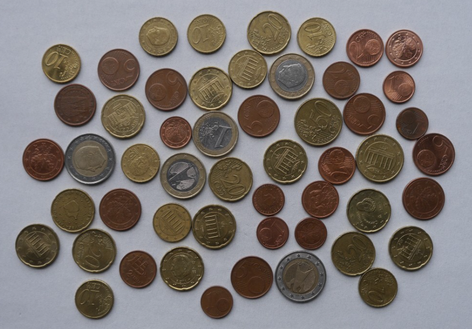
#> input picture opencv/pil_and_opencv/coins.png, 472 x 329 px, shrunk from 907 x 632 before the run
$ jupyter execute task4.ipynb   (shell and % lines are left out)
#> lines starting #> are read from the running program, lines starting #| are printed output that depends on the picture; after the words box and inside, x2 and y2 are one past the last pixel; in counts of white or black regions, pixels touching at a corner belong together
[cell 1]
import numpy as np
import cv2
import matplotlib.pyplot as plt
from scipy import ndimage as ndi
from skimage.segmentation import watershed
from skimage.feature import peak_local_max
from skimage import morphology
from skimage.measure import label

## Сегментация водораздела (англ. Watershed Segmentation)

##### это один из самых популярных алгоритмов сегментации изображений, обычно используемый, когда мы хотим решить одну из самых сложных операций в обработке изображений — разделение похожих объектов на изображении, которые соприкасаются друг с другом. Чтобы было это легко понять, представьте изображение в градациях серого как топографическую поверхность, и на этом изображении значения пикселей с высокой интенсивностью представляют собой пики (белые области), тогда как значения с низкой интенсивностью представляют долины — локальные минимумы (черные области).

##### Итак, представьте теперь, что начинаем заполнять всю долину водой, и через некоторое время вода, поступающая из разных долин, начнет сливаться. Чтобы этого избежать, нужно построить барьеры в местах слияния воды, поэтому барьеры называются линиями бассейна и используются для определения границ сегмента. Когда заливка воды наполняется с самого высокого пика, мы останавливаем заливку водой. В конце процесса будут видны только линии водораздела, и это будет окончательный результат сегментации. Таким образом, целью водораздела является выявление линий водораздела и сегментированного изображения.

[cell 2]
coins = cv2.imread('coins.png', cv2.IMREAD_GRAYSCALE)
#> coins: shape (329, 472); min 14, max 196, mean 121.3
plt.imshow(coins, cmap='gray')

[cell 3]
_, thresh_global = cv2.threshold(coins, 127, 255, cv2.THRESH_BINARY)
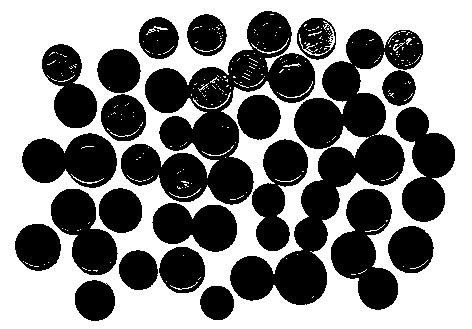
#> thresh_global: shape (329, 472); 51.8% white; 24 black regions (1 under 20 px), largest, box (x1, y1, x2, y2) and area: (230, 29, 423, 305) 16080, (121, 11, 315, 205) 14992, (331, 189, 398, 310) 4630
plt.imshow(thresh_global, cmap='gray')

[cell 4]
img_bitwise=cv2.bitwise_not(thresh_global)
plt.imshow(img_bitwise, cmap='gray')

[cell 5]
def printImgs(imgs):
    fig = plt.figure(figsize=(8,24), dpi=250)
    img_len = len(imgs)
    for idx, img in enumerate(imgs):
        fig.add_subplot(img_len, 1, idx + 1)
        plt.imshow(img, cmap='gray')

[cell 6]
rect_kernel = cv2.getStructuringElement(cv2.MORPH_RECT,(5,5))
ellipse_kernel = cv2.getStructuringElement(cv2.MORPH_ELLIPSE,(5,5))
cross_kernel = cv2.getStructuringElement(cv2.MORPH_CROSS,(5,5))
kernel = np.ones((6, 6), np.uint8)

kernels = [ellipse_kernel, cross_kernel, rect_kernel, kernel]

plots = list()
for k in kernels:
    closing = cv2.morphologyEx(img_bitwise, cv2.MORPH_CLOSE, k)
    plots.append(closing)
#> after the loop, plots = 4 items

printImgs(plots)
#> in printImgs, `img_len = len(imgs)`: img_len = 4
#> the loop in printImgs, `for idx, img in enumerate(imgs):` made 4 passes

[cell 7]
plots = list()
for k in kernels:
    erosion = cv2.erode(img_bitwise, kernel, iterations = 10)
    closing = cv2.morphologyEx(img_bitwise, cv2.MORPH_CLOSE, k)
    plots.append(closing)

printImgs(plots)
#> the loop in printImgs (call 2), `for idx, img in enumerate(imgs):` made 4 passes

[cell 8]
plt.rcParams['figure.dpi'] = 200

[cell 9]
# Морфологическое закрытие - MORPH_CLOSE
closing = cv2.morphologyEx(img_bitwise, cv2.MORPH_CLOSE, kernel)
#> closing: shape (329, 472); 50.9% white; 18 black regions, largest, box (x1, y1, x2, y2) and area: (0, 0, 472, 329) 66941, (89, 170, 173, 262) 2751, (235, 102, 300, 187) 1783
plt.imshow(closing, cmap='gray')

##### Теперь нужно попытаться разделить соприкасающиеся объекты и создать границу между ними. Идея состоит в том, чтобы создать границу как можно дальше от центров перекрывающихся объектов. Затем мы воспользуемся техникой, называемой преобразованием расстояния. Это оператор, который обычно принимает двоичные изображения в качестве входных данных, а интенсивность пикселей точек внутри областей переднего плана заменяется их расстоянием до ближайшего пикселя с нулевой интенсивностью (фоновый пиксель). Для этого мы можем использовать функцию distance_transform_edt() из библиотеки scipy. Эта функция вычисляет точное преобразование евклидова расстояния:

### distance = ndi.distance_transform_edt(binary_img)

[cell 10]
# Точное преобразование евклидова расстояния.
# Эта функция вычисляет преобразование расстояния входных данных, заменяя каждый элемент переднего плана (ненулевой)
# его кратчайшим расстоянием до фона (любой элемент с нулевым значением).

# В дополнение к преобразованию расстояния можно рассчитать преобразование объекта.
# В этом случае индекс ближайшего к каждому элементу переднего плана элемента фона возвращается в отдельном массиве.

distance = ndi.distance_transform_edt(closing)
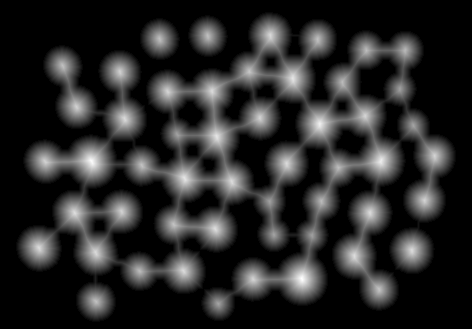
#> distance: shape (329, 472) float64; min 0, max 26.08, mean 4.1; drawn with min black and max white
plt.imshow(distance, cmap='gray')

##### Обратите внимание, что в преобразовании расстояния мы можем видеть белые пиксели, близкие к центру, эти пиксели имеют большее значение преобразования расстояния. Теперь нам нужно найти координаты пиков (локальных максимумов) белых областей на изображении. Для этого будем использовать функцию peak_local_max() из библиотеки scikit-image. Мы применим эту функцию к нашему изображению distance, и на выходе получим координаты локальных максимумов, которые будут использоваться в функции водораздела.

### local_max = peak_local_max(distance, min_distance=50)

[cell 11]
local_max = peak_local_max(distance, min_distance=40)
#> local_max = 22 rows, first 8: [278, 301], [160, 91], [123, 319], [161, 380], [78, 292], [177, 184], [135, 216], [229, 215]
local_max.shape[0]
#> Out = 22

[cell 12]
# Отобразите изображение с точками максимумов
plt.imshow(distance, cmap='gray')
plt.scatter(local_max[:, 1], local_max[:, 0], color='red', marker='o', s=10)  # Отметьте точки красными кругами
plt.title('Image with Local Maxima')
plt.show()

##### Следующим шагом является маркировка полученных значений для функции водораздела. Для этого воспользуемся функцией ndi.label() из библиотеки SciPy. Эта функция состоит из одного входного параметра, который представляет собой объект, подобный массиву, который нужно пометить. Любые ненулевые значения этого параметра считаются признаками, а нулевые значения считаются фоном. В нашей программе будем использовать координаты рассчитанного локального максимума. Переведем эти координаты в двумерный массив и функцией ndi.label()и случайным образом пометим все локальные максимумы разными положительными значениями, начиная с 1. Таким образом, если у нас получится 10 объектов на изображении, каждый из них будет помечен значением от 1 до 10.

### mask = np.zeros(distance.shape, dtype=bool)
### mask[tuple(local_max.T)] = True
### markers, _ = ndi.label(mask)

[cell 13]
mask = np.zeros(distance.shape, dtype=bool)
mask[tuple(local_max.T)] = True
markers, _ = ndi.label(mask)

[cell 14]
from scipy.ndimage.morphology import grey_dilation, generate_binary_structure, iterate_structure

strct = np.full((15, 15), True)

[cell 15]
# Создайте изображение с черным фоном
image = np.zeros_like(markers, dtype=np.uint8)

# Установите белые точки на изображении
image[markers > 0] = 255

# Отобразите изображение
plt.imshow(image, cmap='gray')

# Добавьте числа рядом с белыми точками
for i in range(markers.shape[0]):
    for j in range(markers.shape[1]):
        if markers[i, j] > 0:
            grey_dilation(image, footprint = strct, mode='wrap')
            plt.text(j, i, str(markers[i, j]), color='white', ha='left', va='center')
#> image: shape (329, 472); 0.01% white in thin lines or dots, all inside (x1, y1, x2, y2) = (74, 50, 425, 280)

plt.title('Image with Numbers')
plt.show()

[cell 16]
result_segmentation = watershed(-distance, markers, mask=closing)
#> result_segmentation: shape (329, 472) int32; 23 distinct labels, from 0 to 22

[cell 17]
# Укажите цвета для каждого объекта (от 1 до 52)
colors = np.random.rand(3)

# Отобразите каждый объект на изображении
image = np.zeros(result_segmentation.shape + (3,))
for i in range(1, 53):
    image[result_segmentation == i] = np.random.rand(3)

# Отобразите изображение
plt.imshow(image)
plt.show()
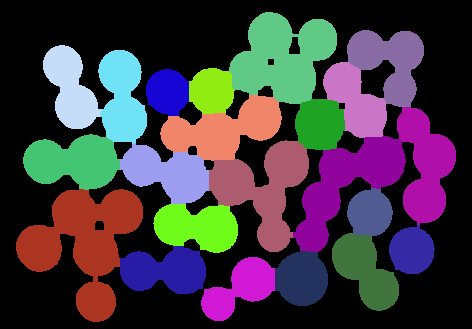
#> shown: shape (329, 472, 3) float64; mean R, G, B 0.257, 0.219, 0.257

[cell 18]
for label in np.unique(result_segmentation):
    if label == 0:
        continue
    mask = np.zeros(closing.shape, dtype="uint8")
    mask[result_segmentation == label] = 255
    cnts = cv2.findContours(mask, cv2.RETR_EXTERNAL, cv2.CHAIN_APPROX_SIMPLE)
    cnts = cnts[0] if len(cnts) == 2 else cnts[1]

    cv2.drawContours(coins, cnts, -1, (0,255,0), 3)
#> this loop made 23 passes
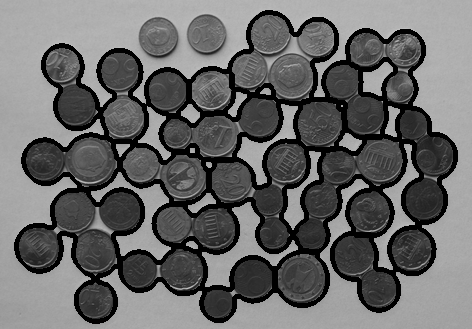
#> coins: shape (329, 472); min 0, max 196, mean 103.1
#> mask: shape (329, 472); 1.6% white; 1 white region, box (x1, y1, x2, y2) and area: (201, 257, 275, 321) 2542

[cell 19]
plt.imshow(coins)

[cell 20]
plt.imshow(coins, cmap='gray')

[cell 21]
my_oranges = cv2.imread('mnm.jpg', cv2.IMREAD_GRAYSCALE)
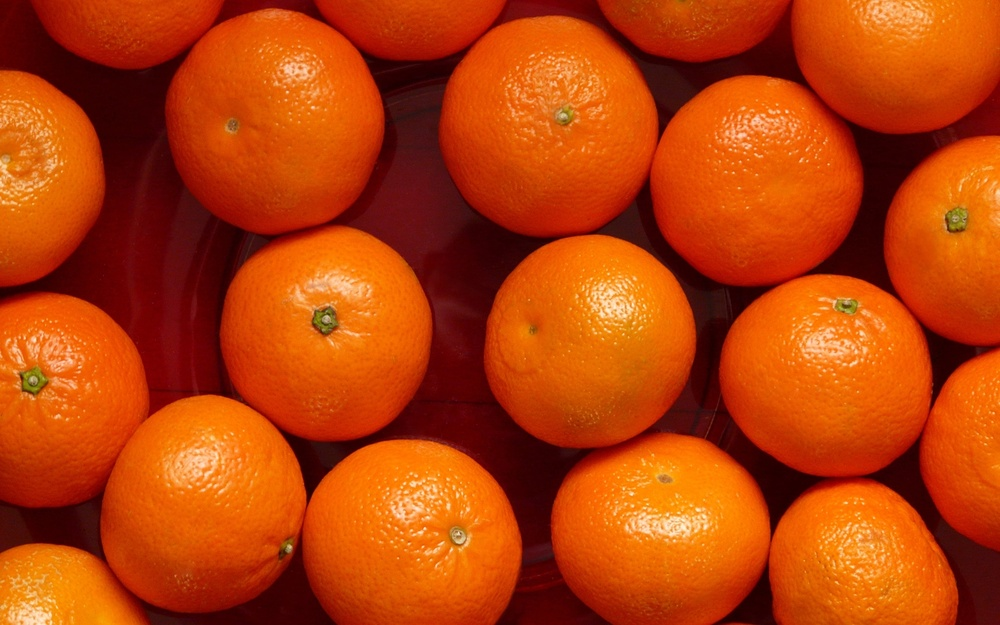
#> input picture opencv/pil_and_opencv/mnm.jpg, 1000 x 625 px, shrunk from 1920 x 1200 before the run
#> my_oranges: shape (625, 1000); min 7, max 244, mean 93.1
plt.imshow(my_oranges, cmap='gray')

[cell 22]
_, thresh_global = cv2.threshold(my_oranges, 50, 255, cv2.THRESH_BINARY)
#> thresh_global: shape (625, 1000); 75.2% white; 80 black regions (76 under 20 px), largest, box (x1, y1, x2, y2) and area: (0, 0, 1000, 625) 141246, (0, 470, 345, 625) 11985, (711, 552, 782, 625) 1767, (278, 550, 287, 560) 52
# img_bitwise=cv2.bitwise_not(thresh_global) - не нужно
img_bitwise = thresh_global
plt.imshow(thresh_global, cmap='gray')

[cell 23]
img_bitwise

[cell 24]
kernel = np.ones((7, 7), np.uint8)
 # Морфологическое закрытие
tmp = cv2.dilate(img_bitwise, kernel, iterations = 1)
#> tmp: shape (625, 1000); 80.4% white; 16 black regions (5 under 20 px), largest, box (x1, y1, x2, y2) and area: (288, 50, 610, 625) 40795, (0, 0, 300, 408) 39042, (599, 183, 839, 524) 10709
tmp = cv2.erode(tmp, kernel, iterations = 3)
#> tmp: shape (625, 1000); 66.7% white; 11 black regions, largest, box (x1, y1, x2, y2) and area: (279, 41, 626, 625) 63724, (0, 0, 319, 417) 54602, (590, 174, 848, 533) 23679
closing = cv2.morphologyEx(tmp, cv2.MORPH_CLOSE, kernel)
plt.imshow(closing, cmap='gray')

[cell 25]
distance = ndi.distance_transform_edt(closing, distances=120)
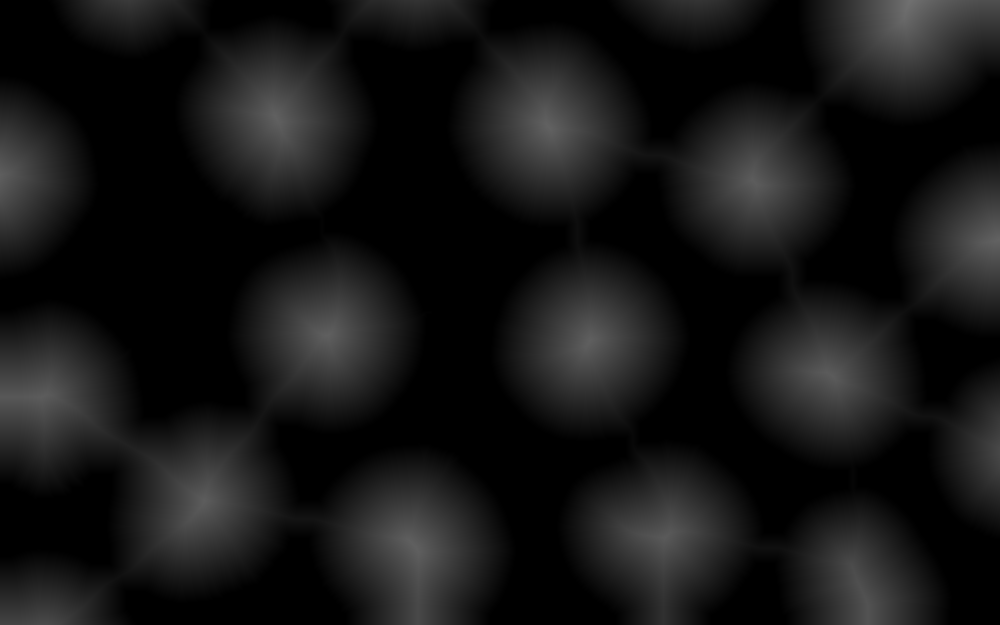
#> distance: shape (625, 1000) float64; min 0, max 112.4, mean 22
plt.imshow(distance, cmap='gray')

[cell 26]
local_max = peak_local_max(distance, min_distance=30)
#> local_max = [[127, 549], [116, 275], [335, 327], [546, 415], [339, 590], [500, 204], [180, 752], [397, 41], [374, 830], [537, 665]]
local_max.shape[0]
#> Out = 10

[cell 27]
plt.imshow(distance, cmap='gray')
plt.scatter(local_max[:, 1], local_max[:, 0], color='red', marker='o', s=20)  # Отметьте точки красными кругами
plt.title('Image with Local Maxima')
plt.show()

[cell 28]
mask = np.zeros(distance.shape, dtype=bool)
mask[tuple(local_max.T)] = True
markers, _ = ndi.label(mask)

[cell 29]
# Создайте изображение с черным фоном
image = np.zeros_like(markers, dtype=np.uint8)

# Установите белые точки на изображении
image[markers > 0] = 255

# Отобразите изображение
plt.imshow(image, cmap='gray')

# Добавьте числа рядом с белыми точками
for i in range(markers.shape[0]):
    for j in range(markers.shape[1]):
        if markers[i, j] > 0:
            grey_dilation(image, footprint = strct, mode='wrap')
            plt.text(j, i, str(markers[i, j]), color='white', ha='left', va='center')
#> image: shape (625, 1000); 0% white in thin lines or dots, all inside (x1, y1, x2, y2) = (41, 116, 831, 547)

plt.title('Image with Numbers')
plt.show()

[cell 30]
result_segmentation = watershed(-distance, markers, mask=closing)
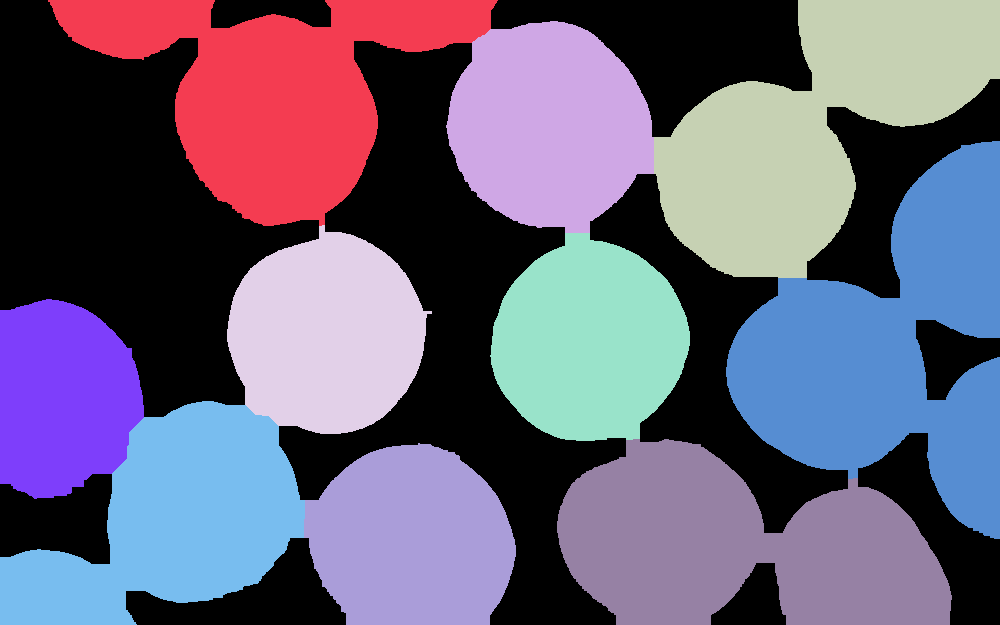
#> result_segmentation: shape (625, 1000) int32; 11 distinct labels, from 0 to 10; one colour per label, 0 black

[cell 31]
# Укажите цвета для каждого объекта (от 1 до 10)
colors = np.random.rand(3)

# Отобразите каждый объект на изображении
image = np.zeros(result_segmentation.shape + (3,))
for i in range(1, 10):
    image[result_segmentation == i] = np.random.rand(3)

# Отобразите изображение
plt.imshow(image)
plt.show()
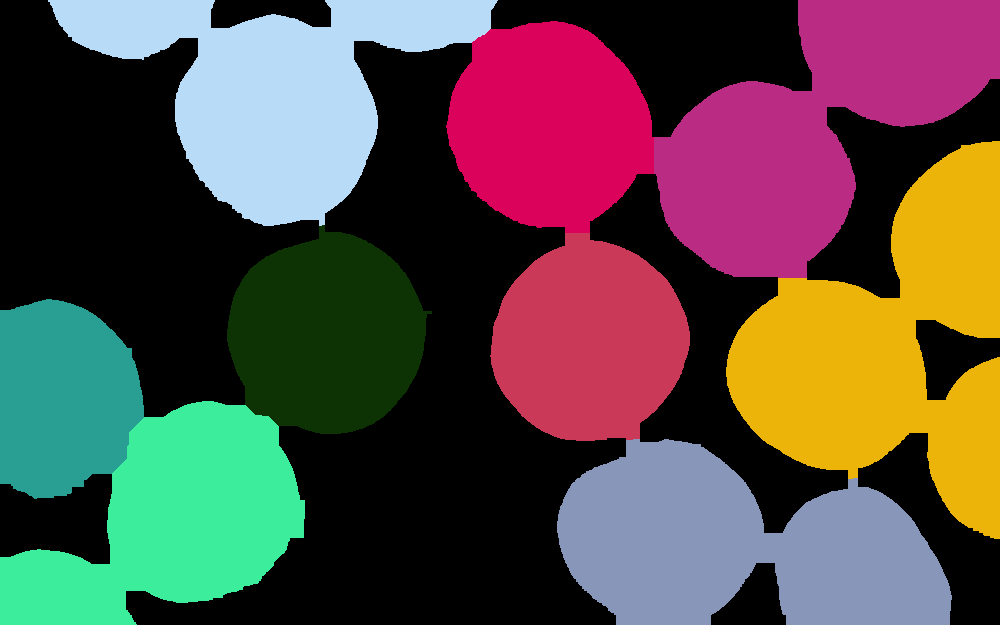
#> shown: shape (625, 1000, 3) float64; mean R, G, B 0.352, 0.296, 0.276

[cell 32]
for label in np.unique(result_segmentation):
    if label == 0:
        continue
    mask = np.zeros(closing.shape, dtype="uint8")
    mask[result_segmentation == label] = 255
    cnts = cv2.findContours(mask, cv2.RETR_EXTERNAL, cv2.CHAIN_APPROX_SIMPLE)
    cnts = cnts[0] if len(cnts) == 2 else cnts[1]

    cv2.drawContours(my_oranges, cnts, -1, (150,0,0), 20)
#> this loop made 11 passes
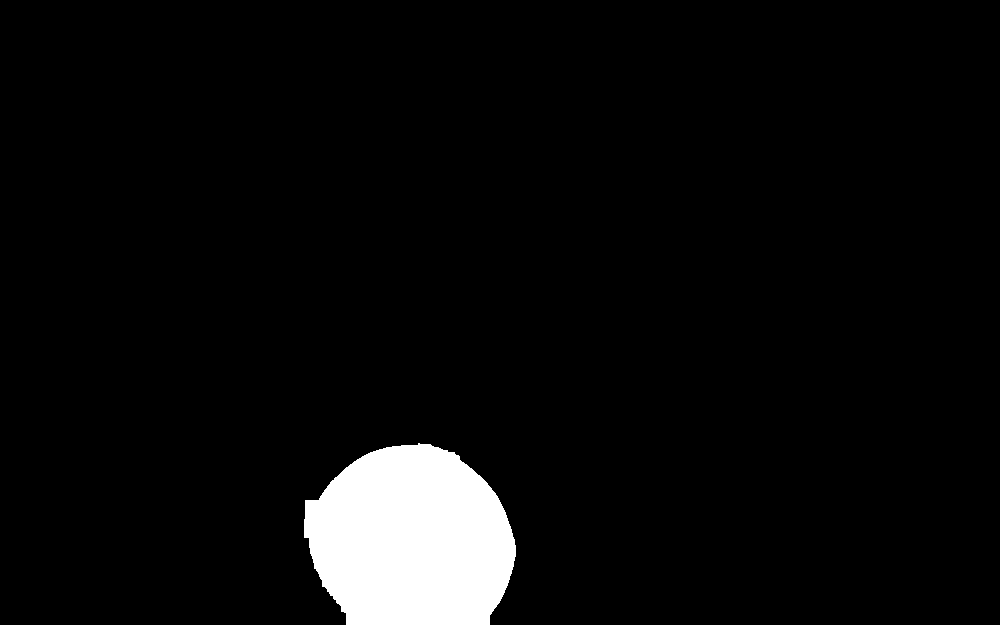
#> mask: shape (625, 1000); 4.9% white; 1 white region, box (x1, y1, x2, y2) and area: (304, 443, 516, 625) 30608
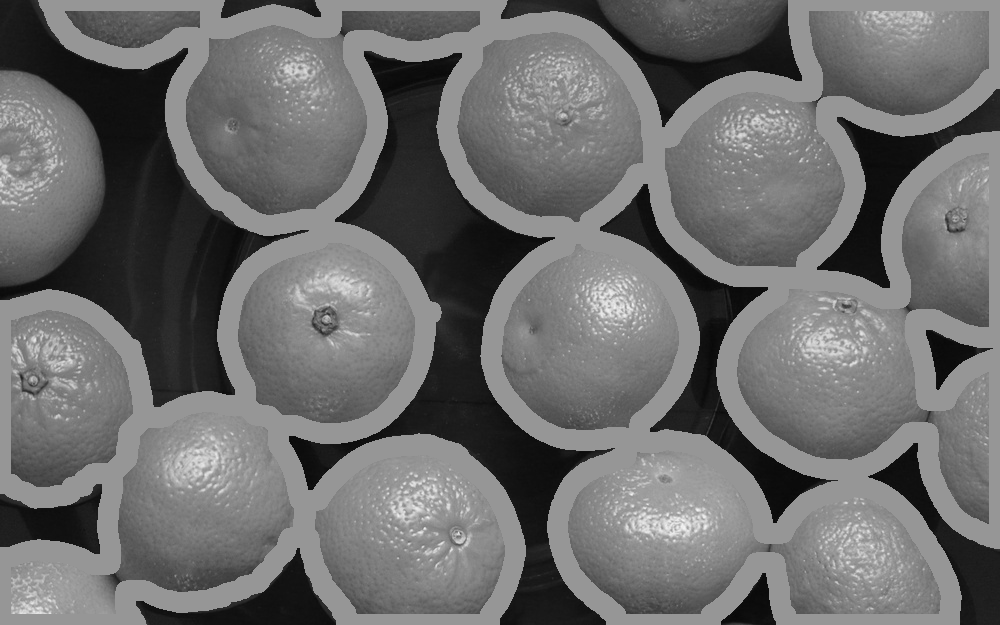
#> my_oranges: shape (625, 1000); min 7, max 244, mean 109.4
